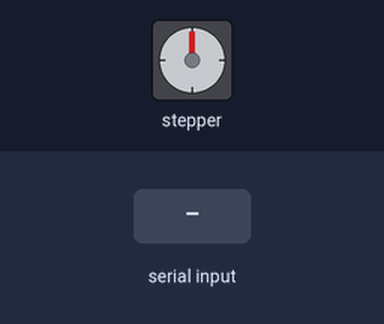
Simulated run of this sketch. Board: Arduino Uno, built with avr-gcc and run on an emulated ATmega328P. Parts: stepper motor. The inputs (shaded band) are chosen by the test bench. Stepper angles assume 200 steps per turn.

Above: at 1.2 s.
1.3 s: "1\n" received over the second serial link
At 1.45 s:
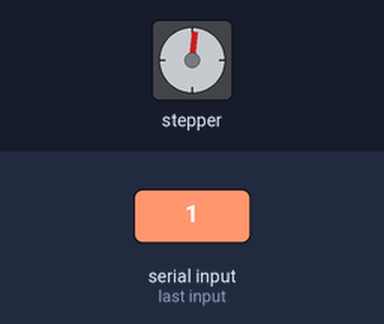
4.3 s: "2\n" received over the second serial link
At 4.75 s:
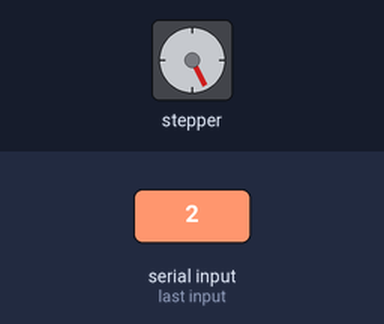
7.3 s: "3\n" received over the second serial link
At 7.76 s:
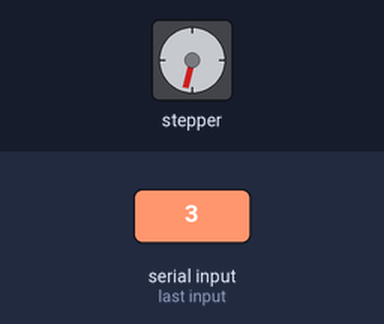
9.4 s: "4\n" received over the second serial link
At 9.85 s:
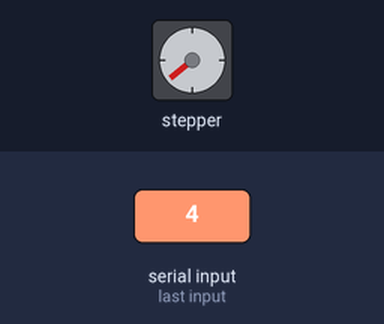
11.8 s: "1,90\n" received over the second serial link
At 12.25 s:
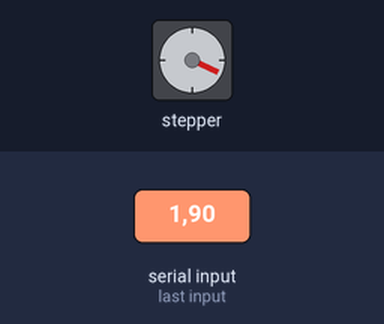
14.8 s: "1,90,45\n" received over the second serial link
At 16.16 s:
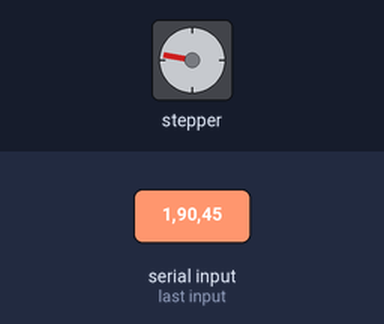
Timing chart, 0 to 18.3 s (numbered marks = the images above; inputs shaded):
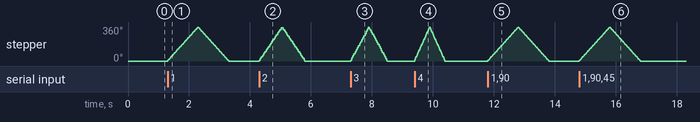

The sketch:

bluetoothBesik.ino
```cpp
#include <SoftwareSerial.h>
#include <Stepper.h>
const int stepsPerRevolution = 200;
SoftwareSerial bt(5,6);

Stepper myStepper(stepsPerRevolution, 8, 9, 10, 11);
int deger=0;
void setup() {
  // set the speed at 60 rpm:
  myStepper.setSpeed(60);
  Serial.begin(9600);
  bt.begin(9600);

}
void loop() {
if(bt.available())
{
  deger=bt.parseInt();
  while(deger==1) //Birinci Hız modu
  {
  myStepper.setSpeed(60);
  myStepper.step(stepsPerRevolution);
  myStepper.step(-stepsPerRevolution);
  if(bt.available())
    {
      deger=bt.parseInt();
      if(deger==0)break;
    }
  }
 while(deger==2) //İkinci Hız modu
  {
  myStepper.setSpeed(80);
  myStepper.step(stepsPerRevolution);
  myStepper.step(-stepsPerRevolution);
  if(bt.available())
    {
      deger=bt.parseInt();
      if(deger==0)break;
    }
  }

 while(deger==3) //Üçüncü Hız modu
  {
  myStepper.setSpeed(100);
  myStepper.step(stepsPerRevolution);
  myStepper.step(-stepsPerRevolution);
  if(bt.available())
    {
      deger=bt.parseInt();
      if(deger==0)break;
    }
  }

 while(deger==4) //Dördüncü Hız modu
  {
  myStepper.setSpeed(120);
  myStepper.step(stepsPerRevolution);
  myStepper.step(-stepsPerRevolution);
  if(bt.available())
    {
      deger=bt.parseInt();
      if(deger==0)break;
    }
  }


}
}
```

Measured:
- after the input at 1.3 s, stepper: turns 360° clockwise in 0.99 s, then 360° counter-clockwise in 0.99 s
- after the input at 4.3 s, stepper: turns 351° clockwise in 0.72 s, then 351° counter-clockwise in 0.70 s
- after the input at 7.3 s, stepper: turns 356° clockwise in 0.58 s, then 356° counter-clockwise in 0.60 s
- after the input at 9.4 s, stepper: turns 360° clockwise in 0.48 s, then 360° counter-clockwise in 0.48 s
- after the input at 11.8 s, stepper: turns 360° clockwise in 0.99 s, then 360° counter-clockwise in 0.99 s
- after the input at 14.8 s, stepper: turns 360° clockwise in 0.99 s, then 360° counter-clockwise in 0.99 s
